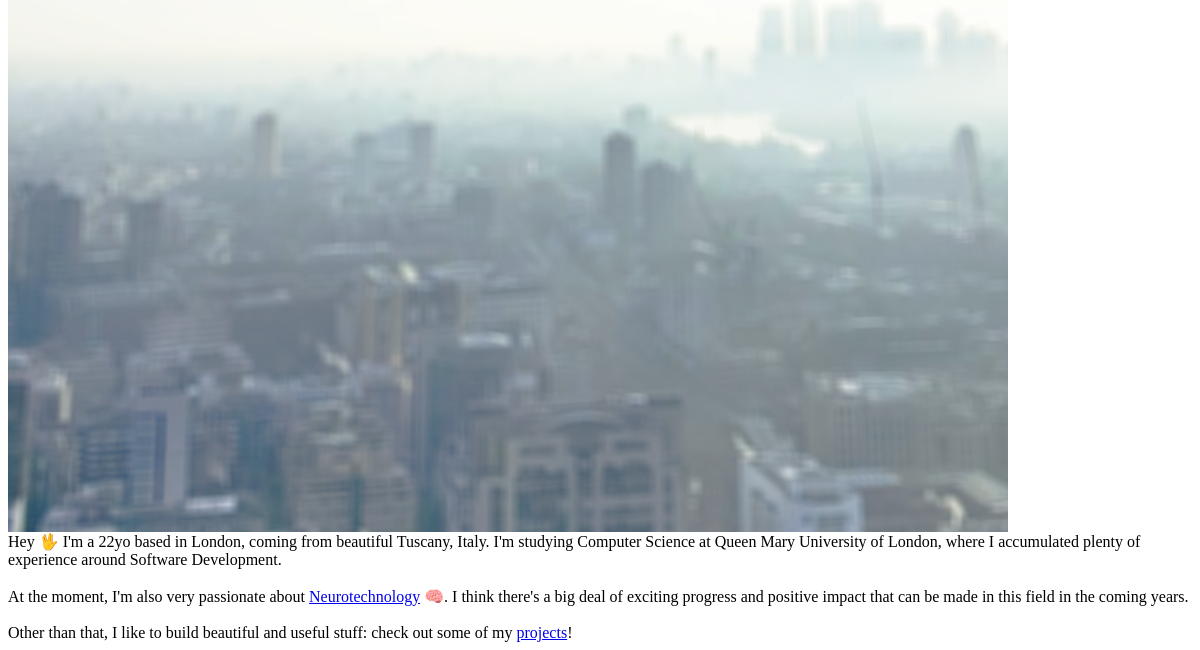
The page /sections/about/ (lower part) on the database as committed earlier.
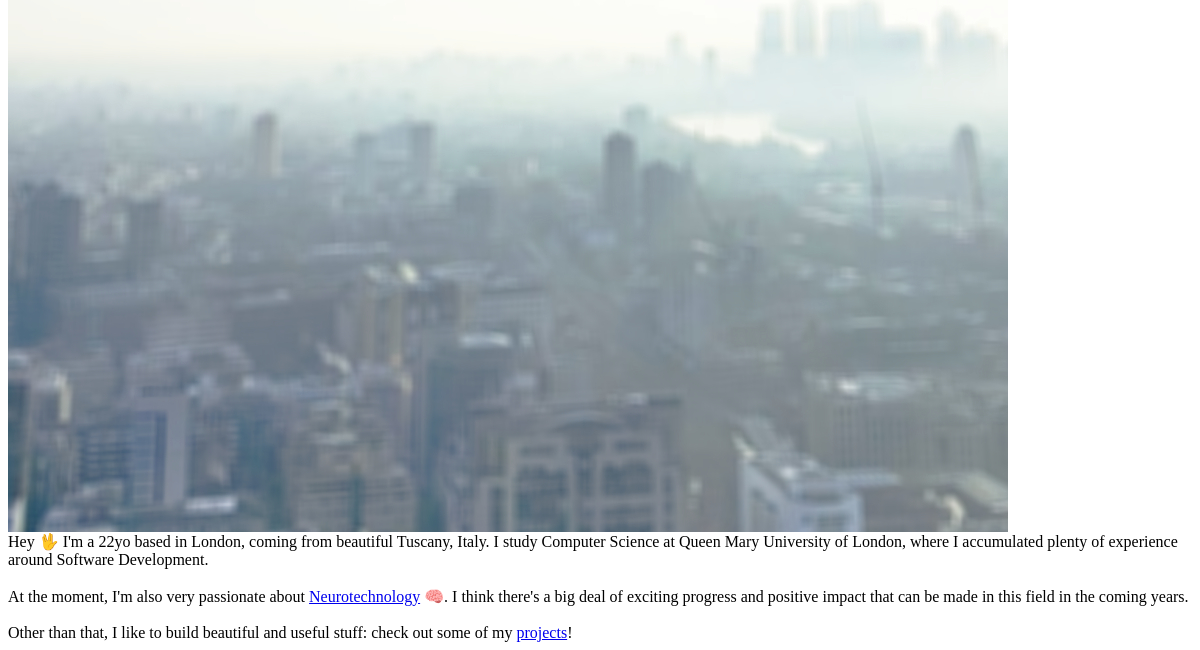
The same page on the database as committed later.
### website/models.py (models this page shows, shortened)
class AboutText(models.Model):
    content = models.TextField()

### website/views.py (the view)
# urls.py: path('sections/about/', views.about, name='about'),
def about(request):
    template = loader.get_template('website/about.html')
    content = AboutText.objects.all()
    return HttpResponse(template.render({ "about_text" : content[0].content }, request))

### templates/website/about.html (shortened to what this page needs)
{% load static %}
<div class="image">
  <img id="back" src="{% static 'foto-bg.jpg' %}" />
</div>
<div class="right">
  <div class="blue text" id="about-text">
    {% autoescape off %} {{ about_text }} {% endautoescape %}
  </div>
</div>

Rows that differ between the two databases and show on the page:
changed AboutText: content "…from beautiful Tuscany, Italy. I'm studying Computer Science at Queen…" → "…from beautiful Tuscany, Italy. I study Computer Science at Queen…"
